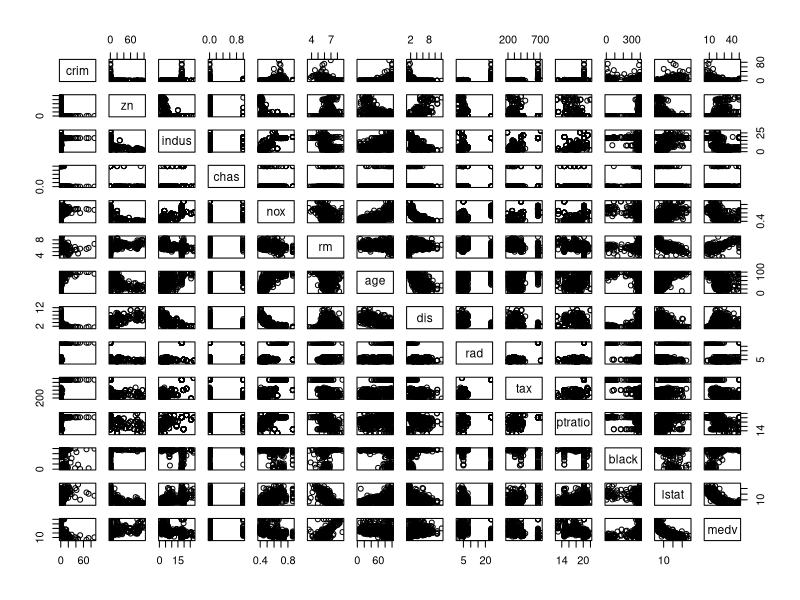
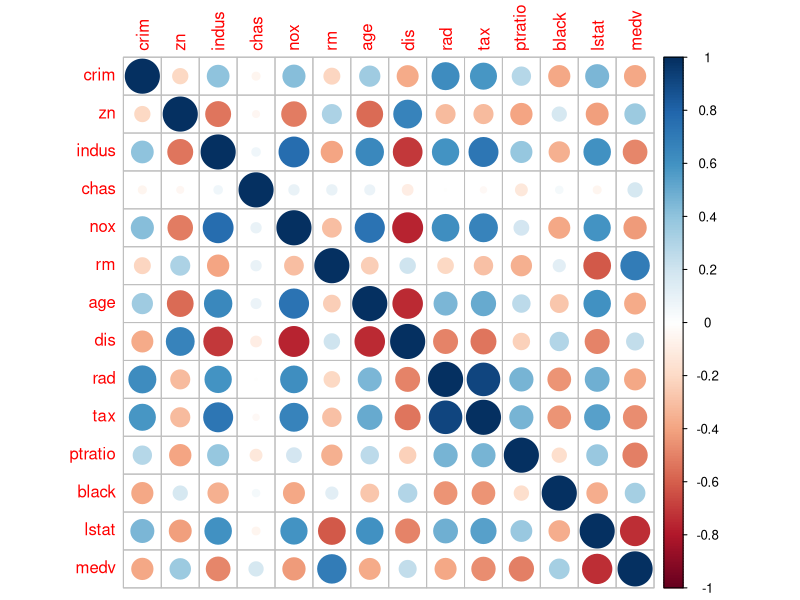
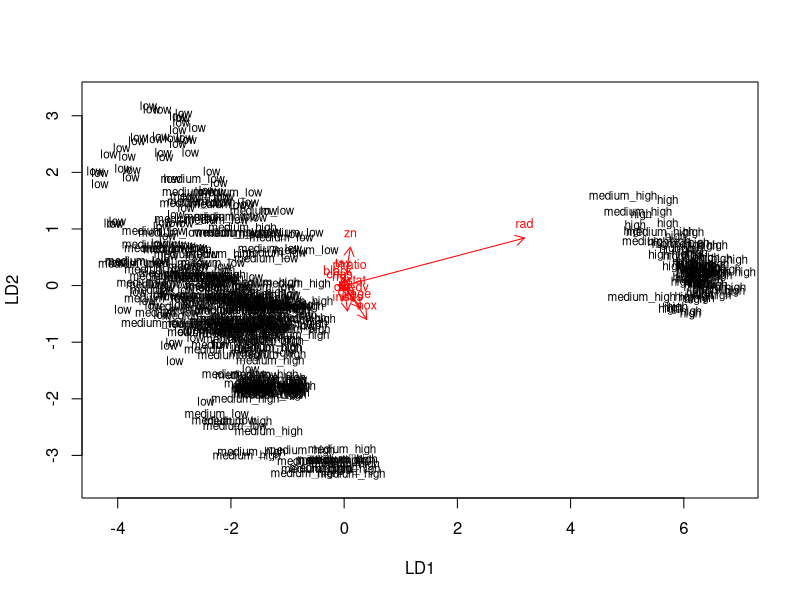

Write R code to recreate these figures, in order. (Note: this script raises an error after producing the figures.)
## ---- chunk 1
library(MASS)
library(corrplot)
library(tidyverse)
data("Boston")
## ---- chunk 2
#explore the structure
str(Boston)
## ---- chunk 3
#explore the dimensions#
dim(Boston)
## ---- chunk 4
# plot matrix of the variables
pairs(Boston)
## ---- chunk 5
# calculate the correlation matrix and round it
cor_matrix <- cor(Boston) 

# print the correlation matrix
cor_matrix

# visualize the correlation matrix
library(corrplot)
corrplot(cor_matrix, method="circle")
## ---- chunk 6
#summaries of the variables in the data
summary(Boston)
## ---- chunk 7
# center and standardize variables
boston_scaled <- scale(Boston)

# summaries of the scaled variables
summary(boston_scaled)

# class of the boston_scaled object
class(boston_scaled)

# change the object to data frame
boston_scaled <- as.data.frame(boston_scaled)
boston_scaled
## ---- chunk 8
boston_scaled <- as.data.frame(scale(Boston))
boston_scaled$crim <- as.numeric(boston_scaled$crim)
# create a quantile vector of crim and print it
bins <- quantile(boston_scaled$crim)
bins
#Create a categorical variable of the crime rate
crime <- cut(boston_scaled$crim, 
             breaks = bins, 
             include.lowest = TRUE,
             label = c("low", "medium_low", "medium_high", "high"))
summary(crime)
## ---- chunk 9
# remove original crim from the dataset
boston_scaled <- dplyr::select(boston_scaled, -crim)

# add the new categorical value to scaled data
boston_scaled <- data.frame(boston_scaled, crime)
## ---- chunk 10
# number of rows in the Boston dataset 
n <- nrow(boston_scaled)

# choose randomly 80% of the rows
ind <- sample(n,  size = n * 0.8)

# create train set
train <- boston_scaled[ind,]

# create test set 
test <- boston_scaled[-ind,]

# save the correct classes from test data
correct_classes <- boston_scaled$crime

# remove the crime variable from test data
test <- dplyr::select(test, -crime)

summary(train)
summary(test)
nrow(train)
nrow(test)
## ---- chunk 11
# linear discriminant analysis
lda.fit <- lda(crime ~., data = train)

# print the lda.fit object
lda.fit 
## ---- chunk 12
# the function for lda biplot arrows
lda.arrows <- function(x, myscale = 1, arrow_heads = 0.1, color = "red", tex = 0.75, choices = c(1,2)){
  heads <- coef(x)
  arrows(x0 = 0, y0 = 0, 
         x1 = myscale * heads[,choices[1]], 
         y1 = myscale * heads[,choices[2]], col=color, length = arrow_heads)
  text(myscale * heads[,choices], labels = row.names(heads), 
       cex = tex, col=color, pos=3)
}

# target classes as numeric
classes <- as.numeric(train$crime)

# plot the lda results
plot(lda.fit, dimen = 2)
lda.arrows(lda.fit, myscale = 1)
## ---- chunk 13
# predict classes with test data
lda.pred <- predict(lda.fit, newdata = test)

# cross tabulate the results
predictions <- lda.pred$class
table(correct = correct_classes, predicted = predictions)
## ---- chunk 14
library(MASS)
#reload the Boston dataset and standardize the detaset
data("Boston")
boston_scaled <- as.data.frame(scale(Boston))

#calculate the distances between the observations
dist <- dist(boston_scaled)
summary(dist)
## ---- chunk 15
set.seed(13)
km <- kmeans(Boston, centers = 4)

# plot the Boston dataset with clusters
km <- kmeans(Boston, centers = 4)

# plot the Boston dataset with clusters
pairs(Boston[6:10], col = km$cluster)
pairs(Boston[1:5], col = km$cluster)
pairs(Boston[11:14], col = km$cluster)


## ---- chunk 16
set.seed(123)

# determine the number of clusters
k_max <- 10

# calculate the total within sum of squares
twcss <- sapply(1:k_max, function(k){kmeans(boston_scaled, k)$tot.withinss})

# visualize the results
qplot(x = 1:k_max, y = twcss, geom = 'line')

# k-means clustering
km <- kmeans(Boston, centers = 2)

# plot the Boston dataset with clusters
pairs(Boston, col = km$cluster)
